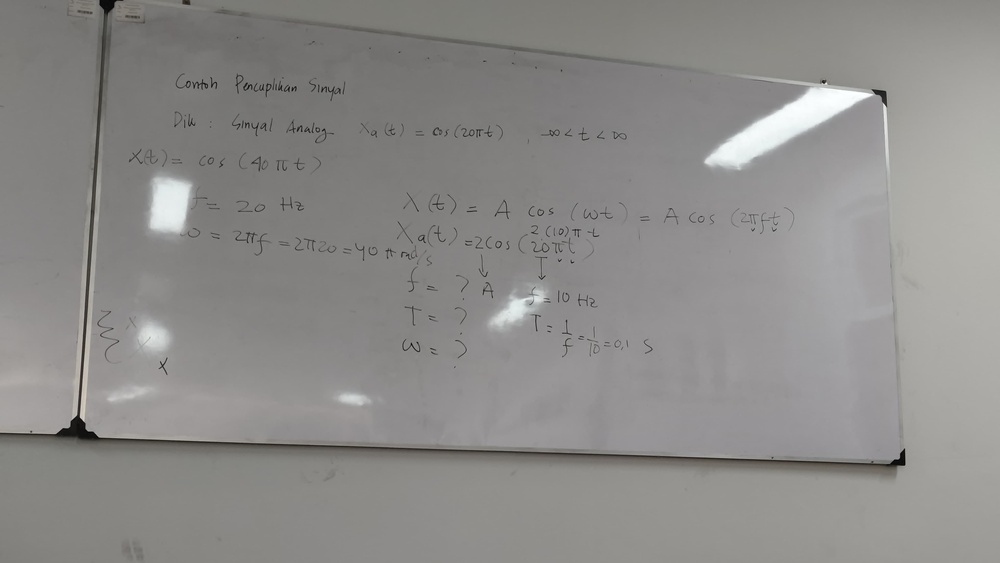
#> input picture Cidesta Mentari Marintan_122400096_cidesta-coder/assets_ws4/object.jpg, 1000 x 563 px, shrunk from 4080 x 2296 before the run
$ jupyter execute worksheet4.ipynb
#> lines starting #> are read from the running program, lines starting #| are printed output that depends on the picture; after the words box and inside, x2 and y2 are one past the last pixel; in counts of white or black regions, pixels touching at a corner belong together
## **WORKSHEET 4 – IMAGE PROCESSING (PERTEMUAN 11)**

**Nama:** Cidesta Mentari Marintan Simbolon
**NIM:** 122400096
**Kelas:** Pengolahan Citra

**Repository:**
https://github.com/cidesta122400096-coder/Tugas_Pengolahan_Citra_Cidesta_Mentari_122400096.git

---

**PENDAHLUAN**

Pada tugas ini dilakukan pengolahan citra digital menggunakan Python dengan bantuan library OpenCV. Pengolahan citra bertujuan untuk memahami bagaimana sebuah gambar dapat diproses secara komputasional, di mana citra direpresentasikan sebagai data matriks yang dapat diolah untuk menghasilkan informasi visual tertentu.

Dalam praktikum ini dilakukan beberapa tahapan dasar, yaitu pembacaan citra, konversi ruang warna dari BGR ke RGB, transformasi ke grayscale untuk menyederhanakan informasi warna, penerapan Gaussian Blur untuk mengurangi noise, serta deteksi tepi (edge detection) menggunakan metode Canny untuk mengekstraksi batas objek pada citra.

---

## **Tujuan**

Tujuan dari worksheet ini adalah untuk memahami dasar-dasar pengolahan citra digital menggunakan Python dan library OpenCV. Selain itu, praktikum ini bertujuan untuk mempelajari bagaimana sebuah citra dapat diproses secara komputasional melalui beberapa tahapan seperti konversi warna, transformasi grayscale, peredaman noise menggunakan Gaussian Blur, serta deteksi tepi (edge detection) menggunakan metode Canny.

---

[cell 1]
import cv2
import matplotlib.pyplot as plt

[cell 2]
import cv2
import matplotlib.pyplot as plt

# =========================
# LOAD IMAGE (3 GAMBAR)
# =========================
img_object = cv2.imread("assets_ws4/object.jpg")
#> img_object is the input picture: shape (563, 1000, 3); mean B, G, R 137.9, 139.8, 141
img_selfie = cv2.imread("assets_ws4/selfie.jpg")
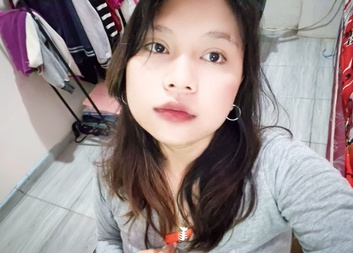
#> input picture Cidesta Mentari Marintan_122400096_cidesta-coder/assets_ws4/selfie.jpg, 353 x 253 px, shrunk from 1440 x 1034 before the run
#> img_selfie is the input picture: shape (253, 353, 3); mean B, G, R 140.8, 140.9, 153.1
img_tekstur = cv2.imread("assets_ws4/tekstur.jpg")
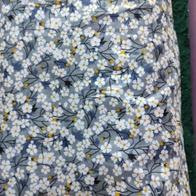
#> input picture Cidesta Mentari Marintan_122400096_cidesta-coder/assets_ws4/tekstur.jpg, 196 x 196 px, shrunk from 800 x 800 before the run
#> img_tekstur is the input picture: shape (196, 196, 3); mean B, G, R 146.7, 140.4, 132.9

# =========================
# CEK KALAU GAMBAR TIDAK TERBACA
# =========================
if img_object is None:
    print("object.jpg tidak ditemukan")
if img_selfie is None:
    print("selfie.jpg tidak ditemukan")
if img_tekstur is None:
    print("tekstur.jpg tidak ditemukan")

# =========================
# CONVERT BGR -> RGB
# =========================
object_rgb = cv2.cvtColor(img_object, cv2.COLOR_BGR2RGB)
selfie_rgb = cv2.cvtColor(img_selfie, cv2.COLOR_BGR2RGB)
tekstur_rgb = cv2.cvtColor(img_tekstur, cv2.COLOR_BGR2RGB)

# =========================
# TAMPILKAN 3 GAMBAR
# =========================
fig, axs = plt.subplots(1, 3, figsize=(12, 5))

axs[0].imshow(object_rgb)
axs[0].set_title("Object")
axs[0].axis("off")

axs[1].imshow(selfie_rgb)
axs[1].set_title("Selfie")
axs[1].axis("off")

axs[2].imshow(tekstur_rgb)
axs[2].set_title("Tekstur")
axs[2].axis("off")

plt.tight_layout()
plt.show()
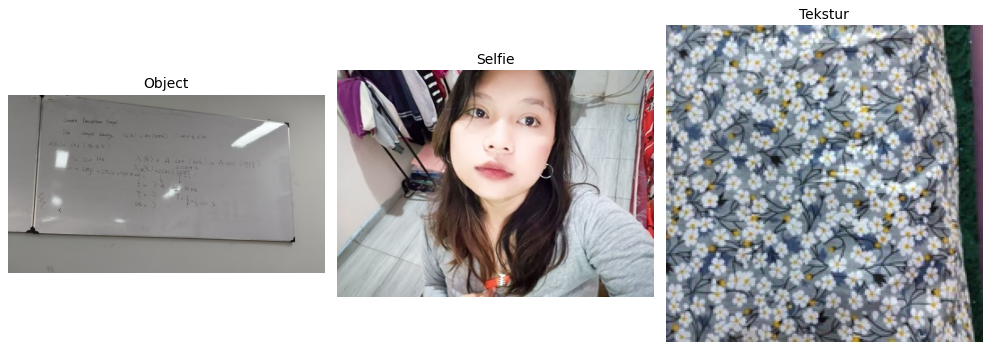
#> figure drawn by matplotlib, 3 panels

[cell 3]
gray_object = cv2.cvtColor(img_object, cv2.COLOR_BGR2GRAY)
gray_selfie = cv2.cvtColor(img_selfie, cv2.COLOR_BGR2GRAY)
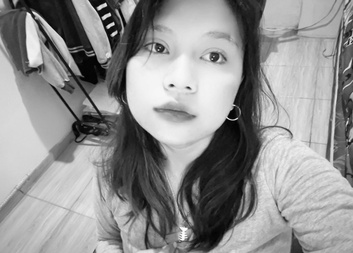
#> gray_selfie: shape (253, 353); min 0, max 255, mean 144.5
gray_tekstur = cv2.cvtColor(img_tekstur, cv2.COLOR_BGR2GRAY)
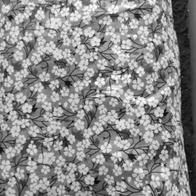
#> gray_tekstur: shape (196, 196); min 5, max 255, mean 138.9

fig, axs = plt.subplots(1, 3, figsize=(12, 4))

axs[0].imshow(gray_object, cmap='gray')
axs[0].set_title("Gray Object")
axs[0].axis("off")

axs[1].imshow(gray_selfie, cmap='gray')
axs[1].set_title("Gray Selfie")
axs[1].axis("off")

axs[2].imshow(gray_tekstur, cmap='gray')
axs[2].set_title("Gray Tekstur")
axs[2].axis("off")

plt.tight_layout()
plt.show()

[cell 4]
blur_object = cv2.GaussianBlur(img_object, (5,5), 0)
blur_selfie = cv2.GaussianBlur(img_selfie, (5,5), 0)
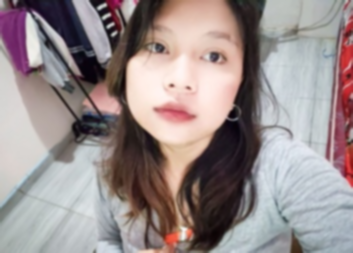
#> blur_selfie: shape (253, 353, 3); mean B, G, R 140.8, 140.9, 153.1
blur_tekstur = cv2.GaussianBlur(img_tekstur, (5,5), 0)
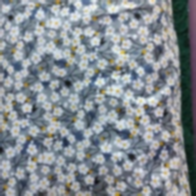
#> blur_tekstur: shape (196, 196, 3); mean B, G, R 146.7, 140.4, 132.9

blur_object = cv2.cvtColor(blur_object, cv2.COLOR_BGR2RGB)
blur_selfie = cv2.cvtColor(blur_selfie, cv2.COLOR_BGR2RGB)
blur_tekstur = cv2.cvtColor(blur_tekstur, cv2.COLOR_BGR2RGB)

fig, axs = plt.subplots(1, 3, figsize=(12, 4))

axs[0].imshow(blur_object)
axs[0].set_title("Blur Object")
axs[0].axis("off")

axs[1].imshow(blur_selfie)
axs[1].set_title("Blur Selfie")
axs[1].axis("off")

axs[2].imshow(blur_tekstur)
axs[2].set_title("Blur Tekstur")
axs[2].axis("off")

plt.tight_layout()
plt.show()

[cell 5]
edge_object = cv2.Canny(img_object, 100, 200)
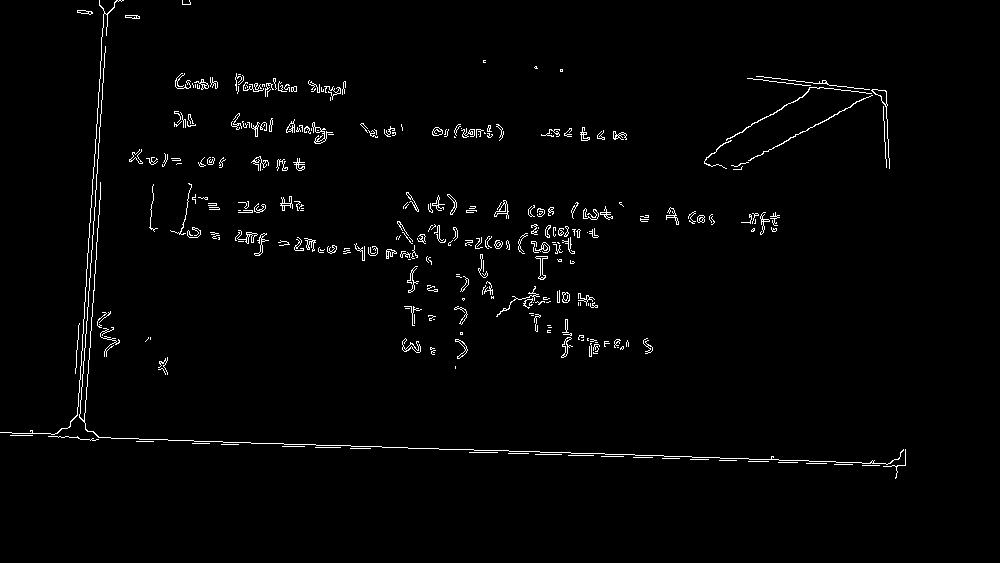
#> edge_object: shape (563, 1000); 1.8% white in thin lines or dots, all inside (x1, y1, x2, y2) = (0, 0, 906, 479)
edge_selfie = cv2.Canny(img_selfie, 100, 200)
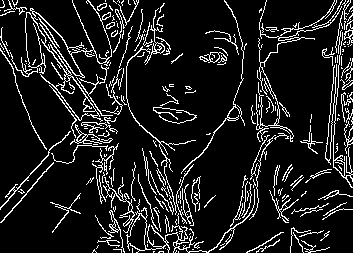
#> edge_selfie: shape (253, 353); 11.6% white in thin lines or dots
edge_tekstur = cv2.Canny(img_tekstur, 100, 200)
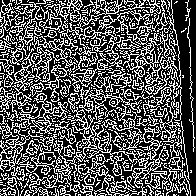
#> edge_tekstur: shape (196, 196); 34.2% white in thin lines or dots

fig, axs = plt.subplots(1, 3, figsize=(12, 4))

axs[0].imshow(edge_object, cmap='gray')
axs[0].set_title("Edge Object")
axs[0].axis("off")

axs[1].imshow(edge_selfie, cmap='gray')
axs[1].set_title("Edge Selfie")
axs[1].axis("off")

axs[2].imshow(edge_tekstur, cmap='gray')
axs[2].set_title("Edge Tekstur")
axs[2].axis("off")

plt.tight_layout()
plt.show()
